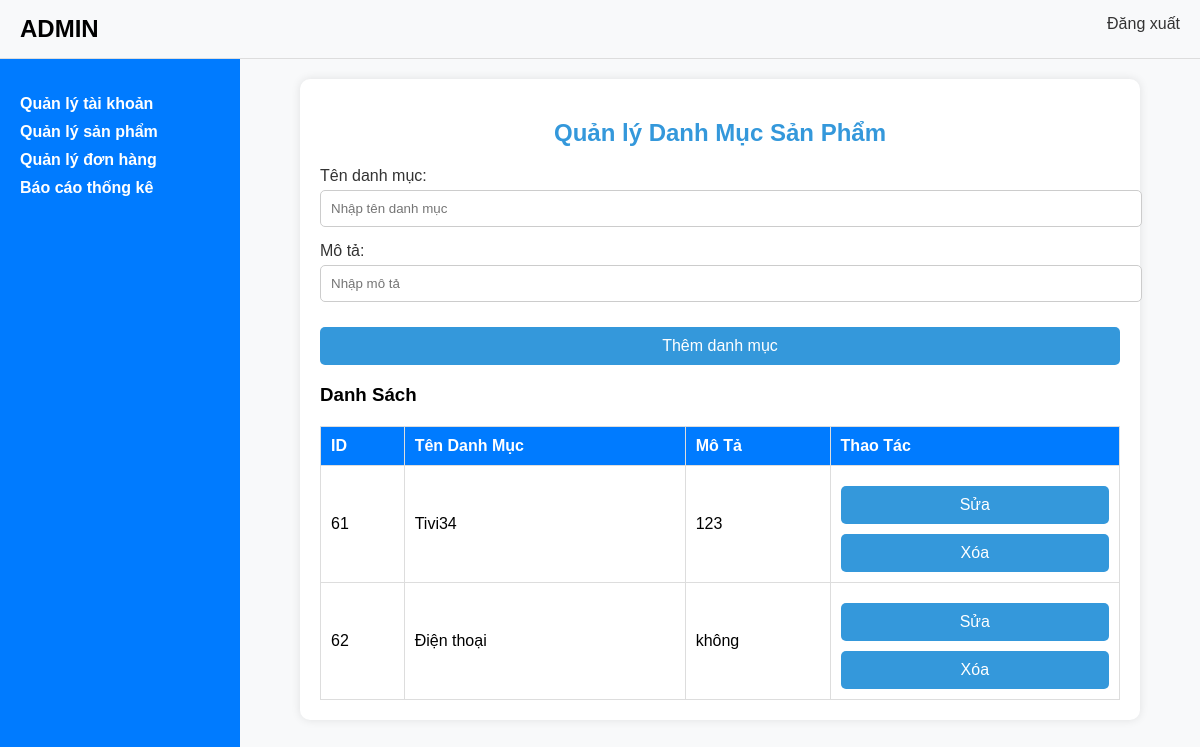
/admin/index.php?action=manage-products&value=themdm, run on an earlier commit of the app's database.
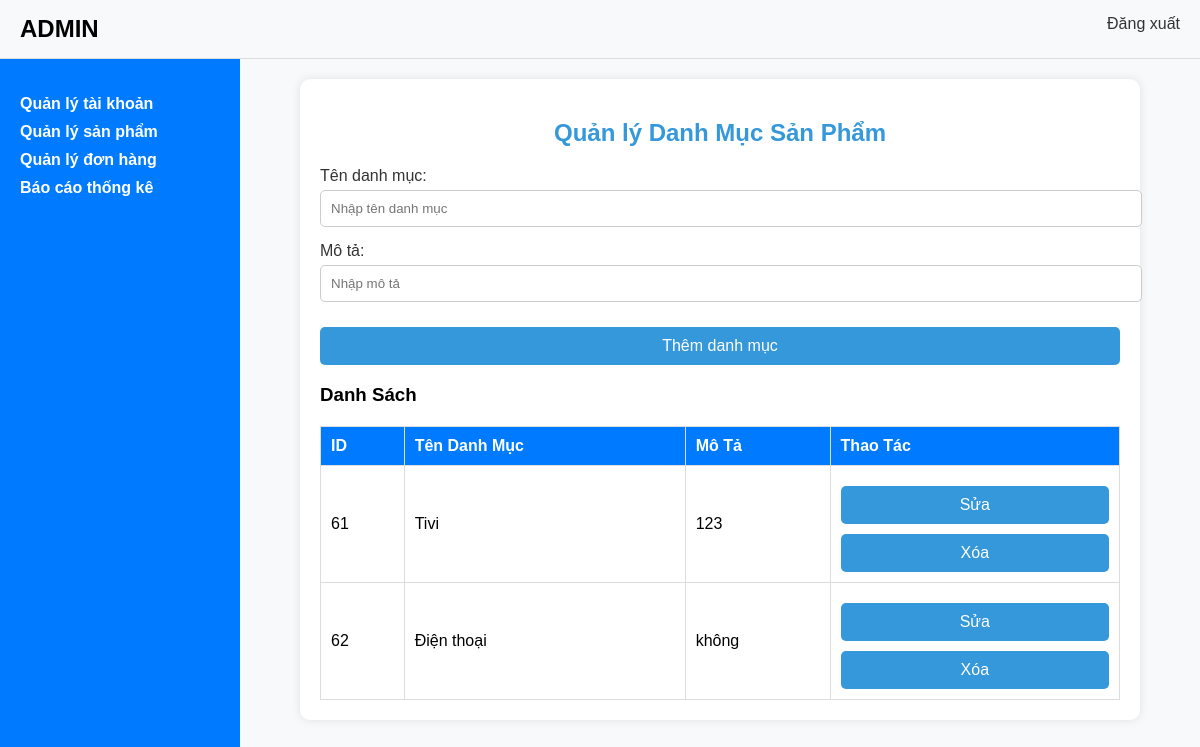
And on a later commit of the database.
### tables this page shows
CREATE TABLE `danhmucsp` (
  `MaDM` int(11) NOT NULL,
  `TenDM` varchar(100) NOT NULL,
  `MoTa` text DEFAULT NULL
);

### admin/module/main/qlsp/themdm.php (the view, shortened to what this page needs)
<form method="POST">
    <h2>Quản lý Danh Mục Sản Phẩm</h2>
    <div class="form-group">
        <label for="category-name">Tên danh mục:</label>
        <input type="text" id="category-name" name="category-name" placeholder="Nhập tên danh mục" required>
    </div>
    <div class="form-group">
        <label for="category-description">Mô tả:</label>
        <input type="text" id="category-description" name="category-description" placeholder="Nhập mô tả" required>
    </div>
    <button id="add-category" name="add-category">Thêm danh mục</button>
</form>
<h3>Danh Sách</h3>
<table>
    <thead>
        <tr>
            <th>ID</th>
            <th>Tên Danh Mục</th>
            <th>Mô Tả</th>
            <th>Thao Tác</th>
        </tr>
    </thead>
    <tbody>
    <?php
    $sql = "SELECT * FROM danhmucsp";
    $result = mysqli_query($mysqli, $sql);
    if ($result) {
        while ($row = mysqli_fetch_assoc($result)) {
    ?>
            <tr>
                <td><?php echo $row['MaDM']; ?></td>
                <td><?php echo $row['TenDM']; ?></td>
                <td><?php echo $row['MoTa']; ?></td>
                <td>
                    <form method="POST" style="display:inline;">
                        <button name="edit-btn" value="<?php echo $row['MaDM']; ?>">Sửa</button>
                    </form>
                    <form method="POST" style="display:inline;">
                        <button name="delete-btn" value="<?php echo $row['MaDM']; ?>">Xóa</button>
                    </form>
                </td>
            </tr>
    <?php
        }
    } else {
        echo "Lỗi: " . mysqli_error($mysqli);
    }
    ?>
    </tbody>
</table>

What changed in the data, as far as the page shows it:
changed danhmucsp id 61: TenDM "Tivi34" → "Tivi"
